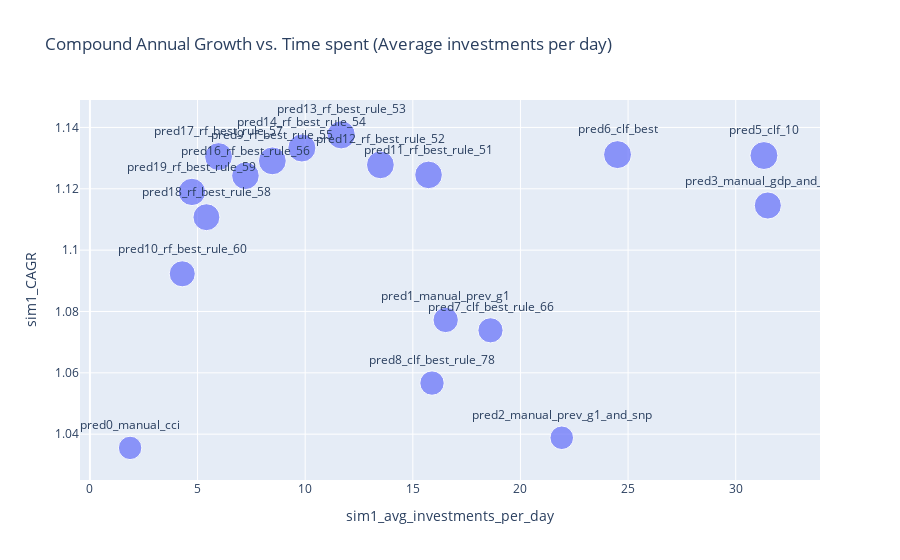

Write notebook code for a chart like this one.
### Code cell
# Create the scatter plot
fig = px.scatter(
    df_sim1_results.dropna(),
    x='sim1_avg_investments_per_day',
    y='sim1_CAGR',
    size='sim1_growth_capital_4y',  # Use the 'size' parameter for sim1_CAGR
    text='prediction',
    title='Compound Annual Growth vs. Time spent (Average investments per day)',
    labels={'sim1_capital': 'Initial Capital Requirement', 'growth_capital_4y': '4-Year Capital Growth'}
)

# Update the layout to improve readability of the annotations
fig.update_traces(textposition='top center')

# Show the plot
fig.show()

### Figure 1 — Plotly figure (JSON) as saved in the notebook; plotly's stock layout.template omitted (floating-point values rounded to 4 significant figures)
{"data": [{"hovertemplate": "sim1_avg_investments_per_day=%{x}<br>sim1_CAGR=%{y}<br>sim1_growth_capital_4y=%{marker.size}<br>prediction=%{text}<extra></extra>", "legendgroup": "", "marker": {"color": "#636efa", "size": [1.15, 1.347, 1.165, 1.543, 1.635, 1.637, 1.33, 1.247, 1.625, 1.423, 1.599, 1.618, 1.675, 1.65, 1.598, 1.633, 1.522, 1.568], "sizemode": "area", "sizeref": 0.004187, "symbol": "circle"}, "mode": "markers+text", "name": "", "orientation": "v", "showlegend": false, "text": ["pred0_manual_cci", "pred1_manual_prev_g1", "pred2_manual_prev_g1_and_snp", "pred3_manual_gdp_and_fastd", "pred5_clf_10", "pred6_clf_best", "pred7_clf_best_rule_66", "pred8_clf_best_rule_78", "pred9_rf_best_rule_55", "pred10_rf_best_rule_60", "pred11_rf_best_rule_51", "pred12_rf_best_rule_52", "pred13_rf_best_rule_53", "pred14_rf_best_rule_54", "pred16_rf_best_rule_56", "pred17_rf_best_rule_57", "pred18_rf_best_rule_58", "pred19_rf_best_rule_59"], "textposition": "top center", "type": "scatter", "x": [1.867, 16.53, 21.92, 31.49, 31.31, 24.51, 18.61, 15.89, 8.474, 4.29, 15.73, 13.49, 11.67, 9.847, 7.224, 5.976, 5.412, 4.739], "xaxis": "x", "y": [1.036, 1.077, 1.039, 1.115, 1.131, 1.131, 1.074, 1.057, 1.129, 1.092, 1.125, 1.128, 1.138, 1.133, 1.124, 1.13, 1.111, 1.119], "yaxis": "y"}], "layout": {"legend": {"itemsizing": "constant", "tracegroupgap": 0}, "title": {"text": "Compound Annual Growth vs. Time spent (Average investments per day)"}, "xaxis": {"anchor": "y", "domain": [0, 1], "title": {"text": "sim1_avg_investments_per_day"}}, "yaxis": {"anchor": "x", "domain": [0, 1], "title": {"text": "sim1_CAGR"}}}}
